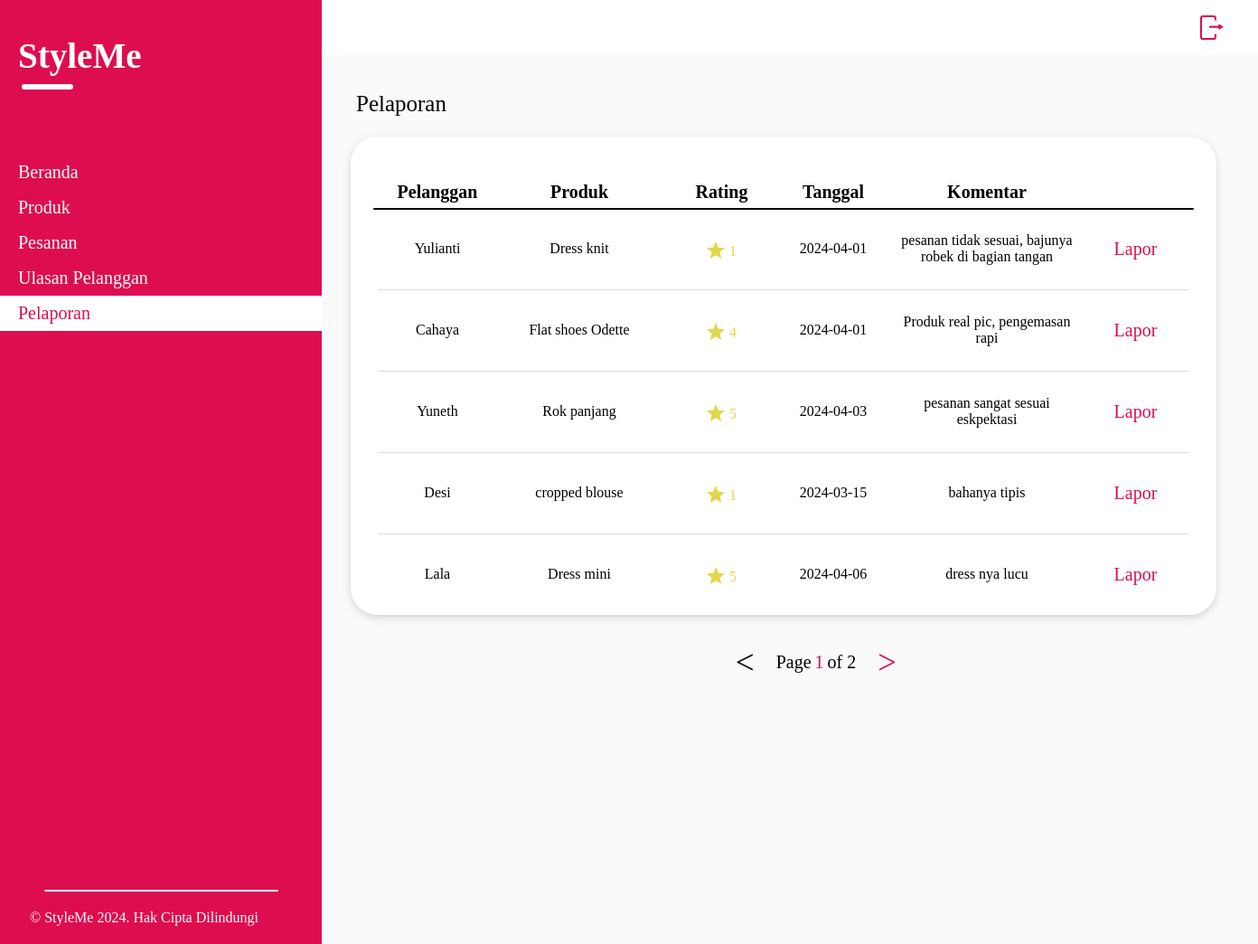
The app's page /pelaporan.php with its own data.
### tables this page shows
CREATE TABLE `ulasan` (
  `nomor` int(5) NOT NULL,
  `pelanggan` varchar(50) NOT NULL,
  `produk` varchar(50) NOT NULL,
  `jumlah` int(5) NOT NULL,
  `total` varchar(50) NOT NULL,
  `rating` int(1) NOT NULL,
  `tanggal` date NOT NULL,
  `komentar` varchar(1000) NOT NULL
);

### pelaporan.php (the view, shortened to what this page needs)
<!DOCTYPE html>
<html>
<head>
</head>
<body>
	<?php require("page_template.php"); ?>
		<div class="col12" id="page-content">
			<div class="row">
				<div id="pelaporan-user">
					<p style="display: inline; font-family: montserrat medium; margin: 0;">Pelaporan </p><p style="color: #DE0D4F; display: inline; margin: 0;"><?php echo $_SESSION['username'];?></p>
				</div>
				<div class="col12" style="position: absolute; top: 0; text-align: left;">
					<div id="table-box">
						<?php
						require 'config.php';
						$per_page_record = 5;
						if (isset($_GET["page"])) {
				            $page  = $_GET["page"];
				        }
				        else {
				          $page=1;
				        }
				        $start_from = ($page-1) * $per_page_record;
				        $query = "SELECT pelanggan, produk, rating, tanggal, komentar FROM ulasan LIMIT $start_from, $per_page_record";
				        $rs_result = mysqli_query ($conn, $query);
						echo "<table>
								<tr style='height: 79px;'>
									<th style='width: 120px;'>Pelanggan</th>
									<th style='width: 194px;'>Produk</th>
									<th style='width: 121px;'>Rating</th>
									<th style='width: 126px;'>Tanggal</th>
									<th style='width: 214px;'>Komentar</th>
									<th style='width: 115px;'></th>
								</tr>
								<hr style='width: 908px; position: absolute; border-radius: 5px; border: none; height: 2px; top: 79px; left: 25px; background-color: black; margin: 0; padding: 0;'>";
						$awal = 169;
						$tambah = 0;
						$jlh_garis = 0;
						while($row = mysqli_fetch_array($rs_result)) {
							$tambah = $awal + $tambah;
							$awal= 90;
						    echo "<tr>
						    		<td>".$row["pelanggan"]. "</td>
						    		<td>".$row["produk"]. "</td>
						    		<td style='color: #E0D74C;'><img src=star.svg style='margin: 0 5px 0 0; position: relative; top: 3px;'>".$row["rating"]. "</td>
						    		<td>".$row["tanggal"]. "</td>
						    		<td>".$row["komentar"]. "</td>
						    		<td><a href='form-lapor.php?pelanggan=".$row['pelanggan']."' id='link-lapor'>"."Lapor". "</a></td>
						    	  </tr>";
							$jlh_garis++;
							if ($jlh_garis < 5) {
								echo "<hr style='top: " . $tambah . "px;' id='garis'>";
							}
						}
						echo "</table>";
						?>
						<div class="col12" id="page">
							<?php
								$query = "SELECT COUNT(*) FROM ulasan";
								$rs_result = mysqli_query($conn, $query);
								$row = mysqli_fetch_row($rs_result);
								$total_records = $row[0];
								$total_pages = ceil($total_records / $per_page_record);
								if($page >= 2){
									echo "<a href='pelaporan.php?page=".($page-1)."' id='page-num' style='padding: 0 20px 0 0;'>  &lt; </a>";
								} else {
									echo "<a href='' id='page-num' style='padding: 0 20px 0 0; color: black'>  &lt; </a>";
								}
								?>
							<p style="font-size: 20px; font-family: montserrat medium; display: inline-block; padding: 0; margin: 0; position: relative; bottom: 26px;">Page</p> <p style="color: #DE0D4F; font-size: 20px; display: inline-block; padding: 0; margin: 0; font-family: montserrat medium; position: relative; bottom: 26px;"><?php echo $page; ?></p> <p style="font-size: 20px; font-family: montserrat medium; display:inline-block; padding: 0; margin: 0; position: relative; bottom: 26px;"> of <?php echo $total_pages; ?></p>
							<?php
								if($page < $total_pages){
									echo "<a href='pelaporan.php?page=".($page+1)."' id='page-num' style='padding: 0 0 0 20px;'>  &gt; </a>";
								} else {
									echo "<a href='' id='page-num' style='padding: 0 0 0 20px; color: black'>  &gt; </a>";
								}
							?>
						</div>
					</div>
				</div>
			</div>
		</div>
</body>
</html>

### pelaporan.php (style rules this page uses)
#pelaporan-user { color: black; position: relative; text-align: left; left: 6px; top: 40px; font-size: 25px; font-family: montserrat semibold; }
#table-box { width: 958px; height: 529px; box-shadow: 0 3px 10px rgba(0, 0, 0, 0.16); border-radius: 30px; background-color: white; position: relative; display: inline-block; text-align: center; top: 90px; padding: 0 0 0 36px; }
a { font-size: 20px; font-family: montserrat semibold; color: #DE0D4F; text-decoration: none; }
table { border-collapse: collapse; padding: 0; margin: 0; }
td { font-size: 16px; font-family: montserrat medium; height: 90px; padding: 0 5px; margin: 0; }
th { font-size: 20px; font-family: montserrat semibold; padding-top: 45px; }
#link-lapor { color: #DE0D4F; font-family: montserrat semibold; font-size: 20px; text-decoration: none; cursor: pointer; transition: 0.3s; }
#garis { border: none; background-color: #DADADA; height: 1px; width: 898px; position: absolute; margin: 0; padding: 0; border-radius: 5px; left: 30px; }
#page { position: absolute; top: 580px; font-family: montserrat medium; text-align: center; }
#page-num { position: relative; bottom: 20px; text-align: center; font-size: 37px; font-family: montserrat medium; display: inline-block; }

### page_template.php (style rules this page uses)
body { margin: 0; font-family: Montserrat; }
* { box-sizing: border-box; }
.row::after { content: ""; clear: both; display: block; }
[class*="col"] { float: left; padding: 0; margin: 0; text-align: center; }
.col12 { width: 100%; }
#page-content { background-color: #FAFAFA; height: 100%; margin: 0; padding: 0 0 0 32px; position: relative; }

### records on screen
ulasan: pelanggan "Yulianti", produk "Dress knit", rating "1", tanggal "2024-04-01", komentar "pesanan tidak sesuai, bajunya robek di bagian tangan"
ulasan: pelanggan "Cahaya", produk "Flat shoes Odette", rating "4", tanggal "2024-04-01", komentar "Produk real pic, pengemasan rapi"
ulasan: pelanggan "Yuneth", produk "Rok panjang", rating "5", tanggal "2024-04-03", komentar "pesanan sangat sesuai eskpektasi"
ulasan: pelanggan "Desi", produk "cropped blouse", rating "1", tanggal "2024-03-15", komentar "bahanya tipis"
ulasan: pelanggan "Lala", produk "Dress mini", rating "5", tanggal "2024-04-06", komentar "dress nya lucu"

### other values on screen
$page "1"
$total_pages "2"
